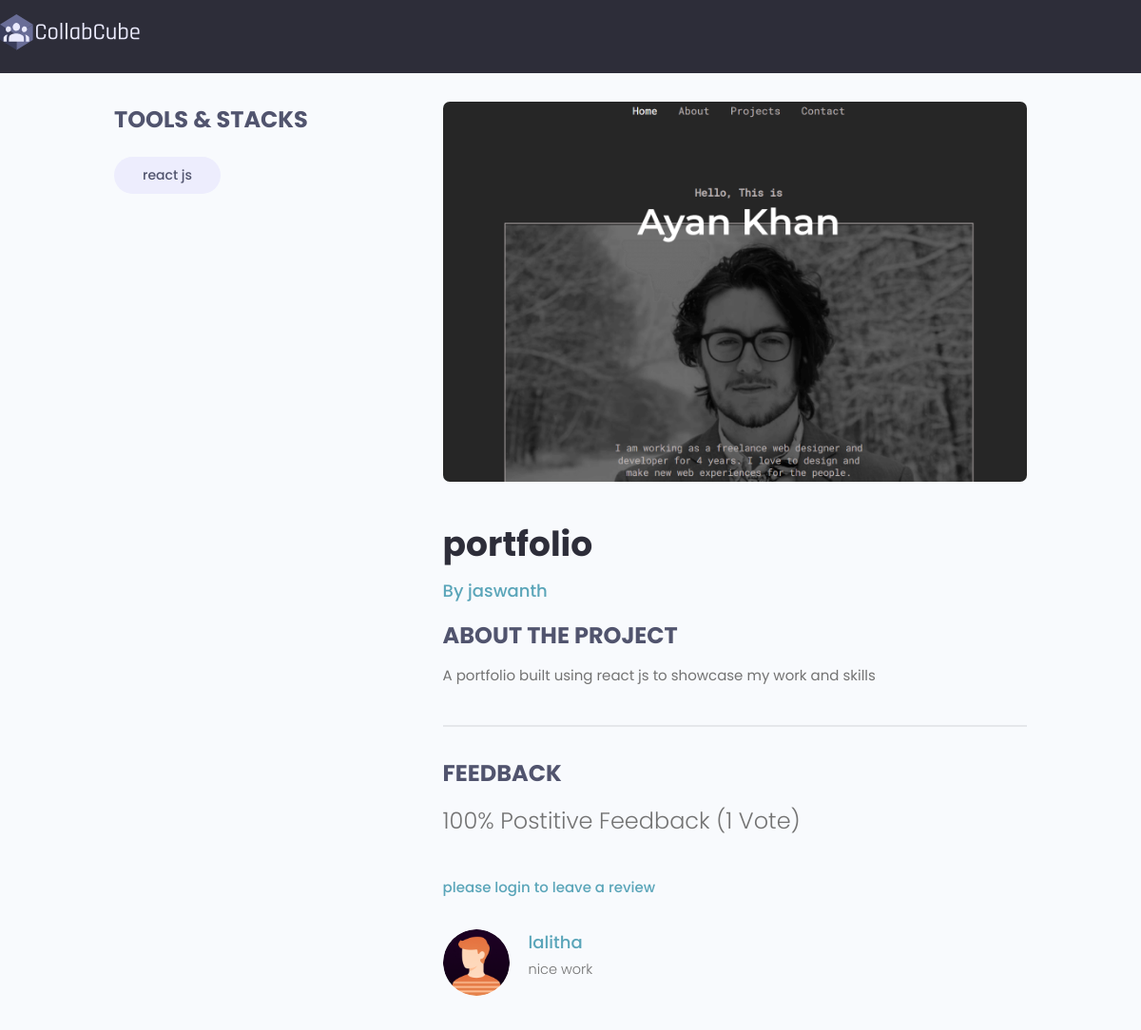
The app's page /projects/project/b54c49ba-0d5e-4fac-bd36-4f9d758e4231 with its own data.
### projects/models.py (models this page shows, shortened)
class Tag(models.Model):
    name = models.CharField(max_length=200)
    created = models.DateTimeField(auto_now_add=True)
    id = models.UUIDField(default=uuid.uuid4, unique=True,editable=False, primary_key=True)
    def __str__(self):
        return self.name

class Project(models.Model):
    owner = models.ForeignKey(Profile, null = True, blank= True, on_delete= models.CASCADE)
    title = models.CharField(max_length=200)
    description = models.TextField(null=True, blank= True)
    featured_image = models.ImageField(null=True, blank= True, default="default.jpg")
    demo_link = models.CharField(max_length=2000,null=True, blank= True)
    source_link = models.CharField(max_length=2000,null=True, blank= True)
    tags = models.ManyToManyField('Tag',blank=True)
    vote_total = models.IntegerField(blank=True,null= True, default= 0)
    vote_ratio = models.IntegerField(blank=True,null= True, default= 0)
    created = models.DateTimeField(auto_now_add=True)
    id = models.UUIDField(default=uuid.uuid4, unique=True,editable=False, primary_key=True)
    class Meta:
        ordering = ['-vote_ratio','-vote_total']
    @property
    def imageURL(self):
        try:
            url = self.featured_image.url
        except:
            url = ''
        return url
    @property
    def reviewers(self):
        queryset = self.review_set.all().values_list('owner__id', flat=True)
        return queryset

class Review(models.Model):
    VOTE_TYPE = (
        ('up','Up Vote'),
        ('down','Down Vote')
    )
    owner = models.ForeignKey(Profile, null = True, on_delete= models.CASCADE)
    project = models.ForeignKey(Project, on_delete = models.CASCADE)
    body = models.TextField(null=True, blank= True)
    value = models.CharField(max_length=200,choices=VOTE_TYPE)
    created = models.DateTimeField(auto_now_add=True)
    id = models.UUIDField(default=uuid.uuid4, unique=True,editable=False, primary_key=True)
    class Meta:
        unique_together = [['owner','project']]

### users/models.py (models this page shows, shortened)
class Profile(models.Model):
    user = models.OneToOneField(User, on_delete= models.CASCADE, null=True,blank= True)
    name = models.CharField(max_length=200,null=True)
    email = models.EmailField(unique=True,max_length=300,null=True)
    username = models.CharField(max_length=200,unique=True,null=True)
    ROLE_TYPE =(
        ('faculty','Faculty'),
        ('student','Student')
    )
    role = models.CharField(max_length=200,choices=ROLE_TYPE,null=True)
    facultyid_or_studentid = models.CharField(max_length=200,unique=True,null=True)
    short_intro = models.CharField(max_length=200,null=True)
    bio = models.TextField(blank=True, null = True)
    profile_image= models.ImageField(default= 'profiles/male.png',null=True, upload_to ='profiles/')
    social_github = models.CharField(max_length=200,null=True,blank=True)
    social_linkedin = models.CharField(max_length=200,null=True,blank=True)
    social_website = models.CharField(max_length=200,null=True,blank=True)
    social_twitter = models.CharField(max_length=200,null=True,blank=True)
    created = models.DateTimeField(auto_now_add=True)
    id = models.UUIDField(default=uuid.uuid4, unique=True, primary_key=True,editable=False)
    def __str__(self):
        return str(self.user.username)
    class Meta:
        ordering = ['-created']

### projects/views.py (the view, shortened to what this page needs)
# urls.py: path('project/<str:pk>',views.project,name="project"),
def project(request,pk):
    project= Project.objects.get(id=pk)
    form = ReviewForm()
    context={'project':project,'form':form}
    return render(request,"projects/single-project.html",context)

### projects/templates/projects/single-project.html (shortened to what this page needs)
{% extends 'main.html' %}
{%block content%}
<main class="singleProject my-md">
    <div class="container">
      <div class="layout">
        <div class="column column--1of3">
          <h3 class="singleProject__subtitle">Tools & Stacks</h3>
          <div class="singleProject__toolStack">
              {% for tag in project.tags.all %}
            <span class="tag tag--pill tag--sub tag--lg">
              <small>{{tag}}</small>
            </span>
            {% endfor%}
          </div>
        </div>
        <div class="column column--2of3">
          <img class="singleProject__preview" src="{{project.imageURL}}" alt="portfolio thumbnail" />
          <h2 class="singleProject__title" style="margin-bottom: 6px;">{{project.title}}</h2>
          <a href="{% url 'user-profile' project.owner.id %}" class="singleProject__developer" style="margin-bottom: 12px;"> By {{project.owner}}</a>
          <h3 class="singleProject__subtitle">About the Project</h3>
          <div class="singleProject__info">
            {{project.description}}
          </div>
          <div class="comments">
            <h3 class="singleProject__subtitle">Feedback</h3>
            <h5 class="project--rating">
              {{project.vote_ratio}}% Postitive Feedback ({{project.vote_total}} Vote{{project.vote_total|pluralize:"s"}})
            </h5>
            {%if request.user.profile.id in project.reviewers %}
              <p>you have already submitted your review for this project</p>
            {%elif request.user.profile == project.owner %}
              <p>you cannot review your project</p>
            {%else%}
              <a href="{% url 'login' %}?next={{request.path}}"> please login to leave a review</a>
            {%endif%}
            <div class="commentList">
              {% for review in project.review_set.all %}
              {%if review.body %}
              <div class="comment">
                <a href="{% url 'user-profile' review.owner.id %}">
                  <img class="avatar avatar--md"
                    src="{{review.owner.profile_image.url}}" alt="user" />
                </a>
                <div class="comment__details">
                  <a href="{% url 'user-profile' review.owner.id %}" class="comment__author">{{review.owner}}</a>
                  <p class="comment__info">
                    {{review.body|linebreaksbr}}
                  </p>
                </div>
              </div>
              {%endif%}
              {%endfor%}
            </div>
          </div>
        </div>
      </div>
    </div>
  </main>
{% endblock %}

### static/styles/app.css (style rules this page uses)
:root { --color-sub: #2d2d39; }
img { width: 100%; }
.singleProject .column--1of3 { order: 2; }
@media screen and (min-width: 1081px) { .singleProject .column--1of3 { order: 1; } }
@media screen and (min-width: 1081px) { .singleProject .column--2of3 { order: 2; } }
.singleProject__toolStack { margin-top: 2rem; margin-bottom: 4rem; }
.singleProject__preview { height: 50vh; object-fit: cover; object-position: top center; margin-bottom: 3rem; border-radius: 0.7rem; }
.singleProject__developer { font-size: 1.8rem; font-weight: 500; }
.singleProject__title { font-size: 3.6rem; font-weight: 700; color: var(--color-sub); margin-bottom: 3rem; }
.project--rating { margin-bottom: 1.6em; margin-top: .5em; }
.singleProject__subtitle { text-transform: uppercase; font-size: 2.4rem; font-weight: 700; color: var(--color-sub-light); margin-bottom: 1rem; }
.comments { margin-top: 4rem; padding-top: 3rem; border-top: 2px solid var(--color-light); }
.commentList { margin: 3rem 0; }
.comment { display: flex; gap: 2rem; }
.comment__author { font-size: 1.8rem; }
.comment__info { font-size: 1.45rem; }
:root { --color-main1: #71c6dd; --color-main-light1: #e1f6fb; --color-dark1: #3f4156; --color-dark-medium1: #51546e; --color-dark-light1: #696d97; --color-light1: #e5e5e5; --color-gray1: #8b8b8b; --color-light-gray1: #b2bdbd; --color-bg1: #2d2d39; --color-success1: #5dd693; --color-error1: #fc4b0b; }

### static/uikit/styles/modules/_variables.css (style rules this page uses)
:root { --color-main: #5aa5b9; --color-main-light: #e6faff; --color-sub: #3f4156; --color-sub-light: #51546e; --color-sub-lighter: #ededfd; --color-text: #737373; --color-gray: #8b8b8b; --color-light: #e5e7eb; --color-light-gray: #767676; --color-bg: #f8fafd; --color-white: #fffefd; --color-white-light: #f3f3f3; --color-success: #359e64; --color-success-bg: #def8e8; --color-error: #fc4b0b; --color-error-bg: #fff2ee; --font-base: 'Poppins', arial, helvetica, 'Segoe UI', roboto, ubuntu, sans-serif; --font-monospace: 'Fira Code', 'Courier New', courier, monospace; --font-regular: 300; --font-medium: 500; --font-bold: 700; --generic-shadow: 1px 1px 5px #00000010; --generic-transition: all 0.3s ease-in-out; }

### static/uikit/styles/modules/_base.css (style rules this page uses)
* { margin: 0; padding: 0; box-sizing: border-box; text-rendering: optimizeLegibility; color: inherit; font-size: inherit; }
html { font-size: 50%; }
@media only screen and (min-width: 480px) { html { font-size: 56.25%; } }
@media only screen and (min-width: 1200px) { html { font-size: 62.5%; } }
body { line-height: 1.6; font-weight: 400; font-size: 1.5rem; color: var(--color-text); background-color: var(--color-bg); min-height: 100vh; }

### static/uikit/styles/modules/_typography.css (style rules this page uses)
* { font-family: var(--font-base); }
h2 { font-size: 3.6rem; font-weight: var(--font-bold); }
h3 { font-size: 3.2rem; font-weight: var(--font-medium); }
h5 { font-size: 2.4rem; font-weight: var(--font-medium); }
h5, h6 { font-weight: var(--font-regular); }
p, span, strong { font-size: 1.6rem; color: var(--color-text); font-weight: var(--font-regular); }
a { padding-bottom: 2px; text-decoration: none; display: inline-block; color: var(--color-main); font-weight: var(--font-medium); }

### static/uikit/styles/modules/_utilities.css (style rules this page uses)
.container { width: 92%; max-width: 165rem; margin: 0 auto; box-sizing: border-box; }
@media screen and (min-width: 1000px) { .container { width: 90%; } }
@media screen and (min-width: 1200px) { .container { width: 80%; } }
.my-md { margin: 3rem auto; }

### static/uikit/styles/modules/_avatar.css (style rules this page uses)
.avatar { border-radius: 50%; object-fit: cover; }
.avatar--md { height: 7rem; width: 7rem; }

### static/uikit/styles/modules/_tag.css (style rules this page uses)
.tag { display: inline-flex; align-items: center; background-color: var(--color-sub); height: -webkit-fit-content; height: -moz-fit-content; height: fit-content; width: -webkit-fit-content; width: -moz-fit-content; width: fit-content; border-radius: 0.5rem; padding: 0.5rem 1.5rem; font-size: 1.2rem; cursor: pointer; }
.tag > small { color: var(--color-white); }
.tag--pill { border-radius: 5rem; }
.tag--sub, .tag--sub > small { background: var(--color-sub-lighter); color: var(--color-sub-light); font-weight: 500; }
.tag--lg { padding: 0.8rem 3rem; font-size: 1.4rem; }

### static/uikit/styles/modules/_layout.css (style rules this page uses)
.layout { display: flex; flex-flow: row wrap; justify-content: space-between; }
.layout > .column { margin-bottom: 3rem; }
.layout > .column.column--1of3 { flex-basis: 30%; }
.layout > .column.column--2of3 { flex-basis: 64%; }

### records on screen
Tag: name "react js"
Project: imageURL (picture), title "portfolio", owner "jaswanth", description "A portfolio built using react js to showcase my work and skills", vote_ratio "100", vote_total "1"
Review: owner.profile_image (picture), owner "lalitha", body "nice work"
